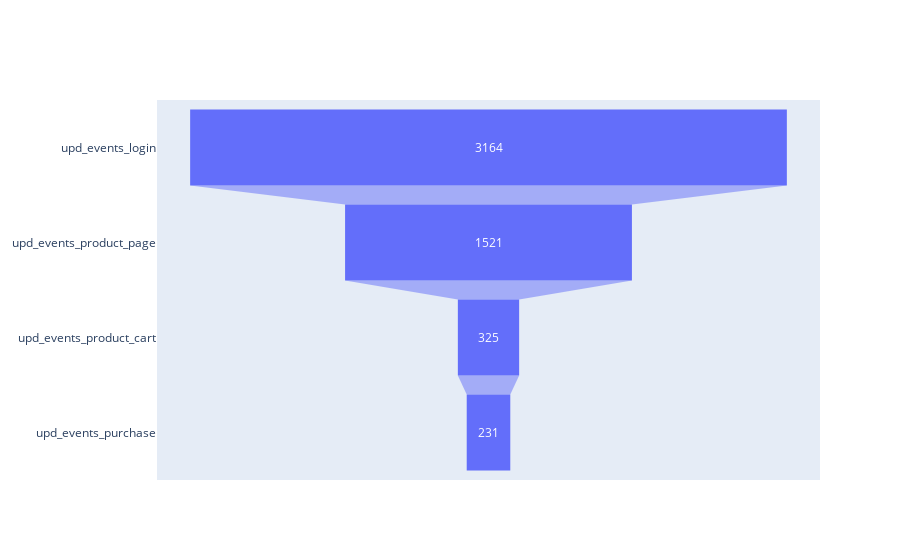

The code cell stored with this chart in its notebook:
### Markdown cell above
Now, we will make the visualization, as follows:

### Code cell
mixall_users_agg_graph = mixall_users_agg.reset_index()
fig = go.Figure(go.Funnel(
    y = mixall_users_agg_graph['event_name'],
    x = mixall_users_agg_graph['total']
    ))
fig.show()

### Figure 1 — Plotly figure (JSON) as saved in the notebook; plotly's stock layout.template omitted (floating-point values rounded to 4 significant figures)
{"data": [{"type": "funnel", "x": [3164, 1521, 325, 231], "y": ["upd_events_login", "upd_events_product_page", "upd_events_product_cart", "upd_events_purchase"]}], "layout": {}}
